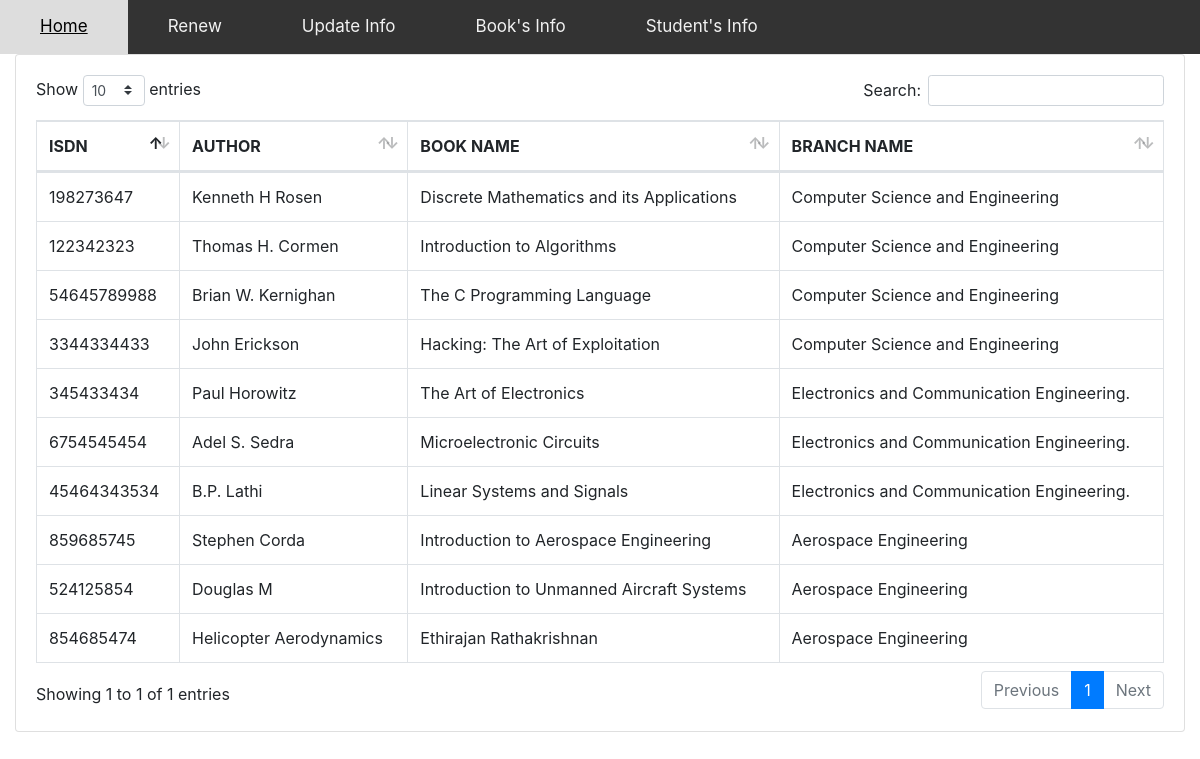
The page /books.php on the database its author committed.
### tables this page shows
CREATE TABLE IF NOT EXISTS `tbl_books` (
  `book_id` int(5) NOT NULL AUTO_INCREMENT,
  `isdn` varchar(50) NOT NULL,
  `author` varchar(50) NOT NULL,
  `book_name` varchar(100) NOT NULL,
  `branch_id` int(5) NOT NULL,
  `subject_id` int(5) NOT NULL,
  `count` int(5) NOT NULL,
  PRIMARY KEY (`book_id`)
);

CREATE TABLE IF NOT EXISTS `tbl_books_branch` (
  `branch_id` int(11) NOT NULL AUTO_INCREMENT,
  `branch_name` varchar(50) NOT NULL,
  `b_id` int(11) NOT NULL,
  PRIMARY KEY (`branch_id`)
);

### books.php (the view, shortened to what this page needs)
<?php
include("conn.php");
?>
<!DOCTYPE html>
<html lang="en">
<head>
  <link rel = "stylesheet" type = "text/css" href = "nav.css" />
  <link href="vendor/fontawesome-free/css/all.min.css" rel="stylesheet" type="text/css">
  <link href="vendor/datatables/dataTables.bootstrap4.css" rel="stylesheet">
  <link href="css/sb-admin.css" rel="stylesheet">
</head>
<body>
<div class="topnav">
  <a href="stafflogin.php">Home</a>
  <a href="ar.php">Renew</a>
  <a href="updatebook.php">Update Info</a>
  <a href="books.php">Book's Info</a>
    <a href="student.php">Student's Info</a>
</div>
    <div id="content-wrapper">
      <div class="container-fluid">
        <div class="card mb-3">
          <div class="card-body">
            <div class="table-responsive">
              <table class="table table-bordered" id="dataTable" width="100%" cellspacing="0">
                <thead>
                  <tr>
                    <th>ISDN</th>
                    <th>AUTHOR</th>
                    <th>BOOK NAME</th>
                    <th>BRANCH NAME</th>
                  </tr>
                </thead>
                  <?php
                $result=mysqli_query($conn,"select * from tbl_books");
while($row=mysqli_fetch_array($result))
{
    $isdn=$row[1];
    $author=$row[2];
    $book=$row[3];
    $bid=$row[4];
    $resultq=mysqli_query($conn,"select * from tbl_books_branch where branch_id='$bid'");
while($rowq=mysqli_fetch_array($resultq))
{
$bname=$rowq[1];
?>
                <tbody>
                  <tr>
                    <td><?php echo $isdn;?></td>
                    <td><?php echo $author?></td>
                    <td><?php echo $book;?></td>
                    <td><?php echo $bname;?></td>
                  </tr>
                    <?php
}
}
                  ?>
                </tbody>
              </table>
            </div>
          </div>
        </div>
      </div>
    </div>
</body>
</html>

### nav.css (style rules this page uses)
.topnav { overflow: hidden; background-color: #333; }
.topnav a { float: left; color: #f2f2f2; text-align: center; padding: 14px 40px; text-decoration: none; font-size: 17px; }

### rows shown on the page
tbl_books: isdn "198273647", author "Kenneth H Rosen", book_name "Discrete Mathematics and its Applications"
tbl_books_branch: branch_name "Computer Science and Engineering"
tbl_books: isdn "122342323", author "Thomas H. Cormen", book_name "Introduction to Algorithms"
tbl_books: isdn "54645789988", author "Brian W. Kernighan", book_name "The C Programming Language"
tbl_books: isdn "3344334433", author "John Erickson", book_name "Hacking: The Art of Exploitation"
tbl_books: isdn "345433434", author "Paul Horowitz", book_name "The Art of Electronics"
tbl_books_branch: branch_name "Electronics and Communication Engineering."
tbl_books: isdn "6754545454", author "Adel S. Sedra", book_name "Microelectronic Circuits"
tbl_books: isdn "45464343534", author "B.P. Lathi", book_name "Linear Systems and Signals"
tbl_books: isdn "859685745", author "Stephen Corda", book_name "Introduction to Aerospace Engineering"
tbl_books_branch: branch_name "Aerospace Engineering"
tbl_books: isdn "524125854", author "Douglas M", book_name "Introduction to Unmanned Aircraft Systems"
tbl_books: isdn "854685474", author "Helicopter Aerodynamics", book_name "Ethirajan Rathakrishnan"
